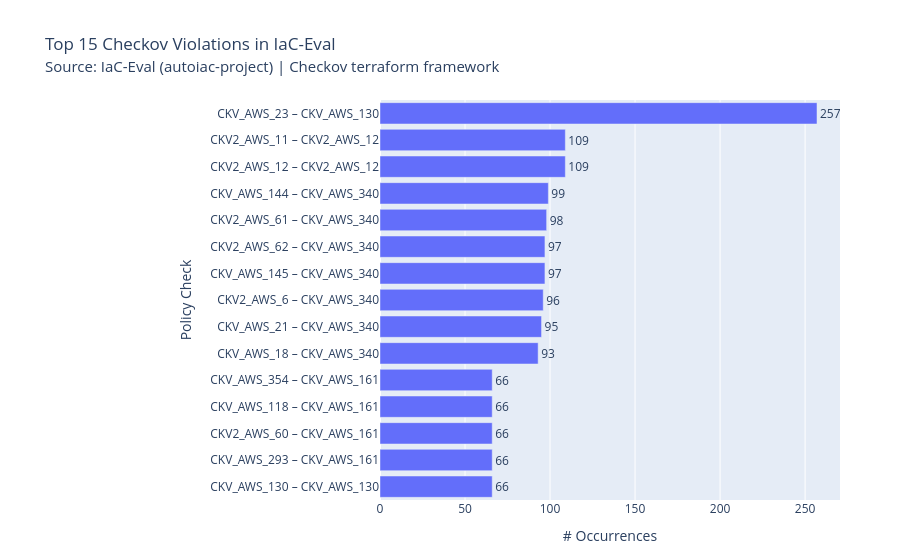
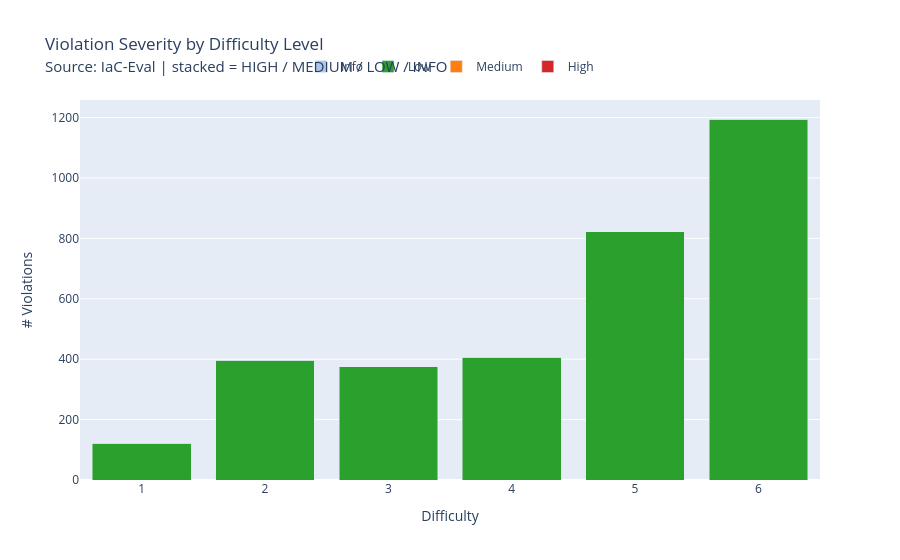
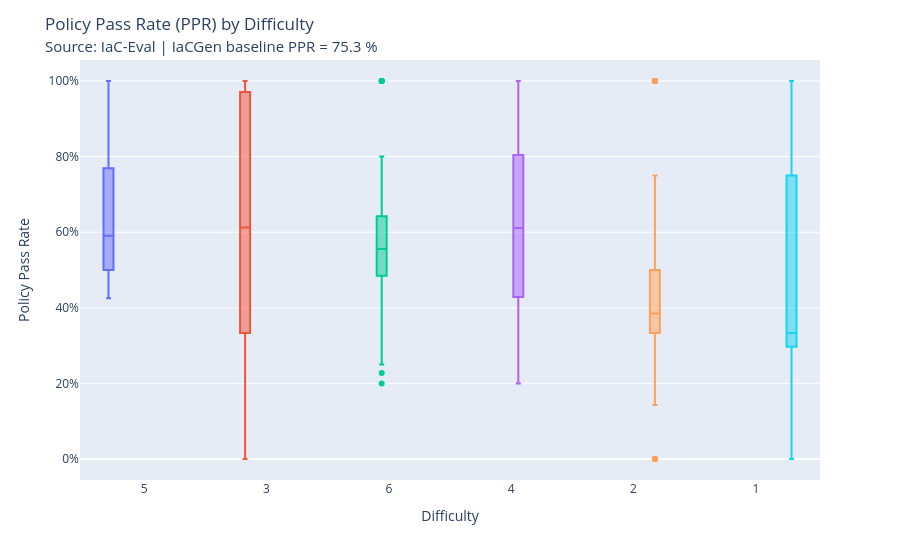
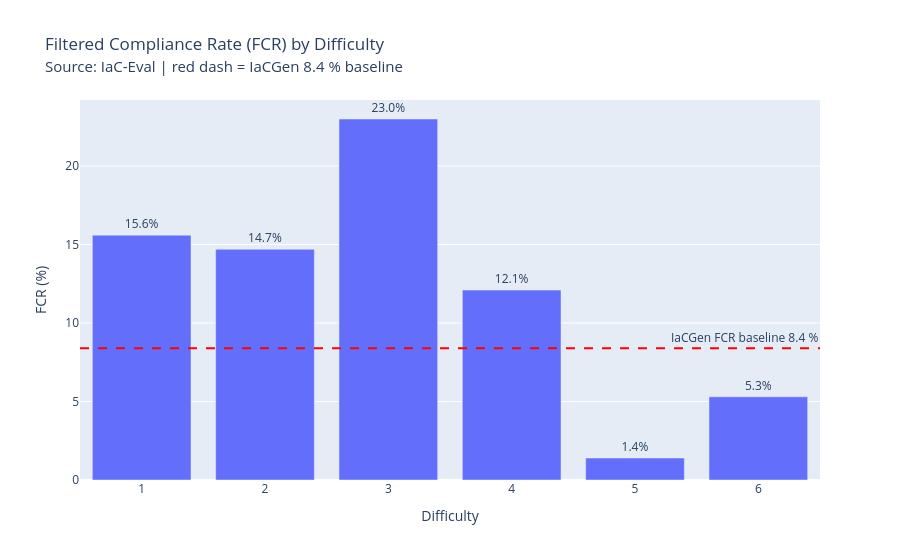

The code cell stored with these charts, in order, in its notebook:
### Code cell
import json as _json

# ── 1. Top 15 Vulnerabilities (horizontal bar) ────────────────────────────────
top15 = top_violations.head(15).sort_values('count')
label = top15['check_id'] + ' – ' + top15['check_name'].fillna('')
label = label.str[:55]   # truncate long names

fig1 = go.Figure(go.Bar(
    x=top15['count'], y=label, orientation='h',
    text=top15['count'], textposition='outside',
))
fig1.update_layout(
    title=dict(text=(
        'Top 15 Checkov Violations in IaC-Eval<br>'
        "<span style='font-size:15px;font-weight:normal;'>"
        "Source: IaC-Eval (autoiac-project) | Checkov terraform framework"
        "</span>"
    )),
    xaxis_title='# Occurrences',
    yaxis_title='Policy Check',
    margin=dict(l=380, r=60, t=100, b=60),
    height=600,
)
fig1.update_traces(cliponaxis=False)
fig1.show()
fig1.write_image(str(OUTPUT_DIR / 'top15_violations.png'))
with open(str(OUTPUT_DIR / 'top15_violations.png.meta.json'), 'w') as f:
    _json.dump({'caption': 'Top 15 Checkov policy violations across IaC-Eval templates',
                'description': 'Horizontal bar chart counting each failed Checkov check'}, f)

# ── 2. Severity breakdown (stacked bar by difficulty) ─────────────────────────
sev_cols   = ['severity_high', 'severity_medium', 'severity_low', 'severity_info']
sev_labels = ['High', 'Medium', 'Low', 'Info']
sev_colors = ['#d62728', '#ff7f0e', '#2ca02c', '#aec7e8']

sev_by_diff = df.groupby(_DIFF_COL)[sev_cols].sum().reset_index()

fig2 = go.Figure()
for col, label2, color in zip(sev_cols, sev_labels, sev_colors):
    fig2.add_bar(
        x=sev_by_diff[_DIFF_COL].astype(str),
        y=sev_by_diff[col],
        name=label2,
        marker_color=color,
    )
fig2.update_layout(
    barmode='stack',
    title=dict(text=(
        'Violation Severity by Difficulty Level<br>'
        "<span style='font-size:15px;font-weight:normal;'>"
        "Source: IaC-Eval | stacked = HIGH / MEDIUM / LOW / INFO"
        "</span>"
    )),
    xaxis_title='Difficulty',
    yaxis_title='# Violations',
    legend=dict(orientation='h', yanchor='bottom', y=1.05, xanchor='center', x=0.5),
)
fig2.show()
fig2.write_image(str(OUTPUT_DIR / 'severity_by_difficulty.png'))
with open(str(OUTPUT_DIR / 'severity_by_difficulty.png.meta.json'), 'w') as f:
    _json.dump({'caption': 'Violation severity distribution by DPIaC-Eval difficulty',
                'description': 'Stacked bar chart with HIGH/MEDIUM/LOW/INFO per difficulty level'}, f)

# ── 3. Policy Pass Rate distribution (box plot by difficulty) ─────────────────
fig3 = px.box(
    df.dropna(subset=['policy_pass_rate']),
    x=df.dropna(subset=['policy_pass_rate'])[_DIFF_COL].astype(str),
    y='policy_pass_rate',
    color=df.dropna(subset=['policy_pass_rate'])[_DIFF_COL].astype(str),
    points='outliers',
    category_orders={_DIFF_COL: [str(i) for i in range(1, 6)]},
)
fig3.update_layout(
    title=dict(text=(
        'Policy Pass Rate (PPR) by Difficulty<br>'
        "<span style='font-size:15px;font-weight:normal;'>"
        "Source: IaC-Eval | IaCGen baseline PPR = 75.3 %"
        "</span>"
    )),
    xaxis_title='Difficulty',
    yaxis_title='Policy Pass Rate',
    showlegend=False,
)
fig3.update_yaxes(tickformat='.0%')
fig3.show()
fig3.write_image(str(OUTPUT_DIR / 'ppr_by_difficulty.png'))
with open(str(OUTPUT_DIR / 'ppr_by_difficulty.png.meta.json'), 'w') as f:
    _json.dump({'caption': 'Policy pass rate spread per difficulty level',
                'description': 'Box plot of PPR showing IQR + outliers by difficulty'}, f)

# ── 4. Filtered Compliance Rate (FCR) per difficulty (bar) ────────────────────
fcr = (
    df.groupby(_DIFF_COL)['filtered_compliance']
    .mean()
    .reset_index()
    .rename(columns={'filtered_compliance': 'fcr'})
)
fcr['fcr_pct'] = (fcr['fcr'] * 100).round(1)

fig4 = go.Figure(go.Bar(
    x=fcr[_DIFF_COL].astype(str),
    y=fcr['fcr_pct'],
    text=fcr['fcr_pct'].astype(str) + '%',
    textposition='outside',
))
fig4.add_hline(
    y=8.4, line_dash='dash', line_color='red',
    annotation_text='IaCGen FCR baseline 8.4 %',
    annotation_position='top right',
)
fig4.update_layout(
    title=dict(text=(
        'Filtered Compliance Rate (FCR) by Difficulty<br>'
        "<span style='font-size:15px;font-weight:normal;'>"
        "Source: IaC-Eval | red dash = IaCGen 8.4 % baseline"
        "</span>"
    )),
    xaxis_title='Difficulty',
    yaxis_title='FCR (%)',
)
fig4.update_traces(cliponaxis=False)
fig4.show()
fig4.write_image(str(OUTPUT_DIR / 'fcr_by_difficulty.png'))
with open(str(OUTPUT_DIR / 'fcr_by_difficulty.png.meta.json'), 'w') as f:
    _json.dump({'caption': 'Filtered compliance rate per difficulty vs IaCGen baseline',
                'description': 'Bar chart of FCR% by difficulty with IaCGen 8.4% reference line'}, f)

# ── 5. Top 10 violated check IDs by Resource type (heat map) ──────────────────
top10_ids = top_violations['check_id'].head(10).tolist()
heat_df   = all_violations[all_violations['check_id'].isin(top10_ids)]
heat_piv  = (
    heat_df.groupby([_RES_COL, 'check_id'])
    .size()
    .unstack(fill_value=0)
)
# Keep top 12 resource types by total violations
heat_piv = heat_piv.loc[heat_piv.sum(axis=1).nlargest(12).index]

fig5 = go.Figure(go.Heatmap(
    z=heat_piv.values,
    x=heat_piv.columns.tolist(),
    y=heat_piv.index.tolist(),
    colorscale='YlOrRd',
    text=heat_piv.values,
    texttemplate='%{text}',
))
fig5.show()
fig5.update_layout(
    title=dict(text=(
        'Violation Heatmap: Resource × Check ID<br>'
        "<span style='font-size:15px;font-weight:normal;'>"
        "Source: IaC-Eval | top-12 resource types, top-10 check IDs"
        "</span>"
    )),
    xaxis_title='Check ID',
    yaxis_title='Resource Type',
    margin=dict(l=200, r=40, t=100, b=120),
    height=600,
)
fig5.write_image(str(OUTPUT_DIR / 'violation_heatmap.png'))
with open(str(OUTPUT_DIR / 'violation_heatmap.png.meta.json'), 'w') as f:
    _json.dump({'caption': 'Heatmap of top-10 Checkov violations per AWS resource type',
                'description': 'Cell values = raw violation count; rows = resource, cols = check ID'}, f)

# ── 6. Compliance summary styled table ────────────────────────────────────────
tbl = summary_table.copy()
tbl[_DIFF_COL] = tbl[_DIFF_COL].map({
    1: 'L1 (<50 LoC)', 2: 'L2 (50–100)',
    3: 'L3 (100–150)', 4: 'L4 (150–200)', 5: 'L5 (>200)'
})

n = len(tbl)
fills = [['#1e2130' if i % 2 == 0 else '#272b3f' for i in range(n)]] * len(tbl.columns)
hdrs  = ['Difficulty', '#Scenarios', 'FCR %', 'PPR %',
         'Mean Violations', 'SWVS', '⬆ High', '⬆ Med', '⬆ Low']

fig6 = go.Figure(go.Table(
    columnwidth=[130, 80, 70, 70, 110, 80, 70, 70, 70],
    header=dict(
        values    =[f'<b>{h}</b>' for h in hdrs],
        fill_color='#0f1117', font=dict(color='white', size=12),
        align='center', height=36,
    ),
    cells=dict(
        values    =[tbl[c].tolist() for c in tbl.columns],
        fill_color=fills,
        font=dict(color='#e0e0e0', size=11),
        align=['left'] + ['center'] * (len(hdrs) - 1),
        height=32,
    ),
))
fig6.update_layout(
    title=dict(text=(
        'Security Compliance Summary by Difficulty<br>'
        "<span style='font-size:15px;font-weight:normal;'>"
        "Source: IaC-Eval | FCR=Filtered Compliance, PPR=Policy Pass Rate, SWVS=Severity-Weighted Score"
        "</span>"
    )),
    margin=dict(l=20, r=20, t=100, b=20), height=340,
)
fig6.show()
fig6.write_image(str(OUTPUT_DIR / 'compliance_summary_table.png'))
with open(str(OUTPUT_DIR / 'compliance_summary_table.png.meta.json'), 'w') as f:
    _json.dump({'caption': 'Checkov security compliance summary per difficulty level',
                'description': 'Table with FCR, PPR, mean violations, SWVS, and severity counts'}, f)

print('All 6 figures saved →', OUTPUT_DIR)

### Figure 1 — Plotly figure (JSON) as saved in the notebook; plotly's stock layout.template omitted (floating-point values rounded to 4 significant figures)
{"data": [{"cliponaxis": false, "orientation": "h", "text": [66.0, 66.0, 66.0, 66.0, 66.0, 93.0, 95.0, 96.0, 97.0, 97.0, 98.0, 99.0, 109.0, 109.0, 257.0], "textposition": "outside", "type": "bar", "x": [66, 66, 66, 66, 66, 93, 95, 96, 97, 97, 98, 99, 109, 109, 257], "y": ["CKV_AWS_130 – CKV_AWS_130", "CKV_AWS_293 – CKV_AWS_161", "CKV2_AWS_60 – CKV_AWS_161", "CKV_AWS_118 – CKV_AWS_161", "CKV_AWS_354 – CKV_AWS_161", "CKV_AWS_18 – CKV_AWS_340", "CKV_AWS_21 – CKV_AWS_340", "CKV2_AWS_6 – CKV_AWS_340", "CKV_AWS_145 – CKV_AWS_340", "CKV2_AWS_62 – CKV_AWS_340", "CKV2_AWS_61 – CKV_AWS_340", "CKV_AWS_144 – CKV_AWS_340", "CKV2_AWS_12 – CKV2_AWS_12", "CKV2_AWS_11 – CKV2_AWS_12", "CKV_AWS_23 – CKV_AWS_130"]}], "layout": {"autosize": true, "margin": {"b": 60, "l": 380, "r": 60, "t": 100}, "title": {"text": "Top 15 Checkov Violations in IaC-Eval<br><span style='font-size:15px;font-weight:normal;'>Source: IaC-Eval (autoiac-project) | Checkov terraform framework</span>"}, "xaxis": {"autorange": true, "range": [0, 270.5], "title": {"text": "# Occurrences"}, "type": "linear"}, "yaxis": {"autorange": true, "range": [-0.5, 14.5], "title": {"text": "Policy Check"}, "type": "category"}}}

### Figure 2 — Plotly figure (JSON) as saved in the notebook; plotly's stock layout.template omitted (floating-point values rounded to 4 significant figures)
{"data": [{"marker": {"color": "#d62728"}, "name": "High", "type": "bar", "x": ["1", "2", "3", "4", "5", "6"], "y": [0, 0, 0, 0, 0, 0]}, {"marker": {"color": "#ff7f0e"}, "name": "Medium", "type": "bar", "x": ["1", "2", "3", "4", "5", "6"], "y": [0, 0, 0, 0, 0, 0]}, {"marker": {"color": "#2ca02c"}, "name": "Low", "type": "bar", "x": ["1", "2", "3", "4", "5", "6"], "y": [121, 397, 375, 407, 821, 1195]}, {"marker": {"color": "#aec7e8"}, "name": "Info", "type": "bar", "x": ["1", "2", "3", "4", "5", "6"], "y": [0, 0, 0, 0, 0, 0]}], "layout": {"autosize": true, "barmode": "stack", "legend": {"orientation": "h", "x": 0.5, "xanchor": "center", "y": 1.05, "yanchor": "bottom"}, "title": {"text": "Violation Severity by Difficulty Level<br><span style='font-size:15px;font-weight:normal;'>Source: IaC-Eval | stacked = HIGH / MEDIUM / LOW / INFO</span>"}, "xaxis": {"autorange": true, "range": [-0.5, 5.5], "title": {"text": "Difficulty"}, "type": "category"}, "yaxis": {"autorange": true, "range": [0, 1258.0], "title": {"text": "# Violations"}, "type": "linear"}}}

### Figure 3 — Plotly figure (JSON) as saved in the notebook; plotly's stock layout.template omitted (floating-point values rounded to 4 significant figures)
{"data": [{"alignmentgroup": "True", "boxpoints": "outliers", "hovertemplate": "color=5<br>x=%{x}<br>policy_pass_rate=%{y}<extra></extra>", "legendgroup": "5", "marker": {"color": "#636efa"}, "name": "5", "notched": false, "offsetgroup": "5", "orientation": "v", "showlegend": true, "type": "box", "x": ["5", "5", "5", "5", "5", "5", "5", "5", "5", "5", "5", "5", "5", "5", "5", "5", "5", "5", "5", "5", "5", "5", "5", "5", "5", "5", "5", "5", "5", "5", "5", "5", "5", "5", "5", "5", "5", "5", "5", "5", "5", "5", "5", "5", "5", "5", "5", "5", "5", "5", "5", "5", "5", "5", "5", "5", "5", "5", "5", "5", "5", "5", "5", "5", "5", "5", "5", "5", "5", "5", "5", "5"], "x0": " ", "xaxis": "x", "y": [0.8235, 0.7778, 0.6364, 0.55, 0.4583, 0.875, 0.5714, 0.6316, 0.5, 0.5714, 0.5, 1.0, 0.5714, 0.9375, 0.6897, 0.6296, 0.6923, 0.8, 0.8, 0.65, 0.7, 0.8286, 0.6316, 0.4333, 0.5556, 0.425, 0.85, 0.5556, 0.425, 0.5909, 0.5909, 0.5909, 0.5909, 0.4286, 0.7692, 0.7692, 0.7692, 0.7692, 0.8148, 0.8148, 0.8148, 0.8148, 0.8148, 0.8148, 0.4516, 0.4516, 0.5, 0.5, 0.5, 0.4848, 0.4848, 0.5455, 0.5455, 0.5455, 0.5455, 0.5, 0.5957, 0.4727, 0.5957, 0.5625, 0.5, 0.5, 0.5, 0.5, 0.5, 0.5714, 0.5, 0.5, 0.7143, 0.7143, 0.7143, 0.7143], "y0": " ", "yaxis": "y"}, {"alignmentgroup": "True", "boxpoints": "outliers", "hovertemplate": "color=3<br>x=%{x}<br>policy_pass_rate=%{y}<extra></extra>", "legendgroup": "3", "marker": {"color": "#EF553B"}, "name": "3", "notched": false, "offsetgroup": "3", "orientation": "v", "showlegend": true, "type": "box", "x": ["3", "3", "3", "3", "3", "3", "3", "3", "3", "3", "3", "3", "3", "3", "3", "3", "3", "3", "3", "3", "3", "3", "3", "3", "3", "3", "3", "3", "3", "3", "3", "3", "3", "3", "3", "3", "3", "3", "3", "3", "3", "3", "3", "3", "3", "3", "3", "3", "3", "3", "3", "3", "3", "3", "3", "3", "3", "3", "3", "3", "3", "3", "3", "3", "3", "3", "3", "3", "3", "3", "3", "3", "3", "3", "3", "3", "3", "3", "3", "3", "3", "3", "3", "3", "3", "3", "3", "3", "3", "3", "3", "3", "3", "3", "3", "3", "3", "3", "3", "3", "3", "3", "3", "3"], "x0": " ", "xaxis": "x", "y": [0.1429, 0.4444, 1.0, 1.0, 1.0, 1.0, 1.0, 0.6897, 0.6897, 1.0, 1.0, 0.1667, 1.0, 0.2, 0.25, 1.0, 1.0, 0.5, 0.5294, 0.7083, 0.5, 0.5862, 0.375, 0.6, 0.6, 0.3333, 0.7727, 0.7391, 0.7727, 0.7727, 0.7727, 0.0, 0.0, 0.4, 0.7143, 0.5, 0.8421, 0.9412, 0.7727, 0.7727, 1.0, 0.8824, 0.8824, 0.7727, 0.375, 0.6667, 0.1538, 0.1667, 0.1667, 0.1667, 0.3125, 0.3125, 0.5, 0.5, 0.75, 0.0, 0.6667, 0.5, 0.625, 0.2, 0.5, 0.1111, 0.3, 0.3, 0.6667, 1.0, 0.3636, 0.3636, 0.3571, 0.3571, 1.0, 1.0, 1.0, 1.0, 1.0, 0.9167, 0.9167, 1.0, 1.0, 1.0, 0.8462, 0.3333, 0.6, 0.6, 0.6, 0.3333, 0.3333, 0.3333, 0.3333, 1.0, 1.0, 1.0, 0.3333, 0.3333, 0.3333, 0.3333, 1.0, 1.0, 0.2, 0.2, 0.2, 1.0, 0.625, 0.625], "y0": " ", "yaxis": "y"}, {"alignmentgroup": "True", "boxpoints": "outliers", "hovertemplate": "color=6<br>x=%{x}<br>policy_pass_rate=%{y}<extra></extra>", "legendgroup": "6", "marker": {"color": "#00cc96"}, "name": "6", "notched": false, "offsetgroup": "6", "orientation": "v", "showlegend": true, "type": "box", "x": ["6", "6", "6", "6", "6", "6", "6", "6", "6", "6", "6", "6", "6", "6", "6", "6", "6", "6", "6", "6", "6", "6", "6", "6", "6", "6", "6", "6", "6", "6", "6", "6", "6", "6", "6", "6", "6", "6", "6", "6", "6", "6", "6", "6", "6", "6", "6", "6", "6", "6", "6", "6", "6", "6", "6", "6", "6", "6", "6", "6", "6", "6", "6", "6", "6", "6", "6", "6", "6", "6", "6", "6", "6", "6", "6"], "x0": " ", "xaxis": "x", "y": [0.3333, 0.2857, 0.5652, 0.5, 0.4583, 0.4595, 0.4545, 0.4054, 0.4815, 0.5455, 0.5745, 0.551, 0.45, 0.4231, 1.0, 1.0, 1.0, 1.0, 0.6429, 0.625, 0.8, 0.6667, 0.6667, 0.75, 0.7556, 0.5333, 0.5333, 0.6, 0.6, 0.6, 0.5714, 0.5349, 0.6667, 0.6207, 0.7222, 0.6406, 0.6047, 0.6341, 0.7857, 0.7857, 0.7857, 0.7857, 0.4808, 0.4808, 0.4808, 0.4808, 0.4516, 0.52, 0.5094, 0.5094, 0.5094, 0.4848, 0.4848, 0.4848, 0.5, 0.5556, 0.5556, 0.5556, 0.5556, 0.5556, 0.5556, 0.5556, 0.5556, 0.6279, 0.6279, 0.6279, 0.6279, 0.6279, 0.3333, 0.2273, 0.25, 0.2, 0.7143, 0.7143, 0.7143], "y0": " ", "yaxis": "y"}, {"alignmentgroup": "True", "boxpoints": "outliers", "hovertemplate": "color=4<br>x=%{x}<br>policy_pass_rate=%{y}<extra></extra>", "legendgroup": "4", "marker": {"color": "#ab63fa"}, "name": "4", "notched": false, "offsetgroup": "4", "orientation": "v", "showlegend": true, "type": "box", "x": ["4", "4", "4", "4", "4", "4", "4", "4", "4", "4", "4", "4", "4", "4", "4", "4", "4", "4", "4", "4", "4", "4", "4", "4", "4", "4", "4", "4", "4", "4", "4", "4", "4", "4", "4", "4", "4", "4", "4", "4", "4", "4", "4", "4", "4", "4", "4", "4", "4", "4", "4", "4", "4", "4", "4", "4", "4", "4"], "x0": " ", "xaxis": "x", "y": [0.2955, 0.7778, 0.7778, 0.9474, 0.9474, 0.9474, 1.0, 1.0, 1.0, 1.0, 1.0, 1.0, 0.5, 0.5714, 0.5714, 0.8, 0.2, 0.2, 0.5882, 0.5789, 0.5882, 0.75, 0.6667, 0.7931, 0.6667, 0.6111, 0.6111, 0.65, 0.5882, 0.4118, 0.4242, 0.3571, 0.2857, 0.7778, 0.7714, 0.8148, 0.8148, 0.5, 0.85, 0.85, 0.4118, 0.4242, 0.5, 0.3333, 0.4286, 0.4286, 0.4167, 0.4167, 0.8043, 0.8043, 0.8043, 0.8043, 0.4138, 0.4762, 0.4762, 0.4762, 1.0, 0.3333], "y0": " ", "yaxis": "y"}, {"alignmentgroup": "True", "boxpoints": "outliers", "hovertemplate": "color=2<br>x=%{x}<br>policy_pass_rate=%{y}<extra></extra>", "legendgroup": "2", "marker": {"color": "#FFA15A"}, "name": "2", "notched": false, "offsetgroup": "2", "orientation": "v", "showlegend": true, "type": "box", "x": ["2", "2", "2", "2", "2", "2", "2", "2", "2", "2", "2", "2", "2", "2", "2", "2", "2", "2", "2", "2", "2", "2", "2", "2", "2", "2", "2", "2", "2", "2", "2", "2", "2", "2", "2", "2", "2", "2", "2", "2", "2", "2", "2", "2", "2", "2", "2", "2", "2", "2", "2", "2", "2", "2", "2", "2", "2", "2", "2", "2", "2", "2", "2", "2", "2", "2", "2", "2", "2", "2", "2", "2", "2", "2", "2", "2", "2", "2", "2", "2"], "x0": " ", "xaxis": "x", "y": [0.25, 0.3333, 0.3333, 0.3333, 1.0, 1.0, 0.3333, 0.5, 0.3333, 0.25, 0.3846, 0.4167, 0.4167, 0.4167, 0.4167, 0.4167, 0.5625, 0.5, 0.5, 0.3846, 1.0, 1.0, 0.5, 0.3333, 0.3333, 0.3333, 0.4, 1.0, 1.0, 1.0, 0.0, 1.0, 0.75, 0.5, 0.3333, 0.5, 0.0, 0.0, 0.5, 0.0, 0.5, 0.1429, 0.5, 0.3636, 0.4667, 0.3636, 0.3636, 0.3636, 0.4167, 0.3333, 0.3636, 0.3636, 0.3333, 0.4667, 0.3636, 0.3636, 0.3636, 0.3636, 0.6, 0.3636, 0.3636, 0.3636, 0.4545, 0.3636, 0.4545, 0.4545, 1.0, 1.0, 1.0, 1.0, 0.6667, 0.3571, 0.3333, 0.2963, 0.3077, 0.3529, 0.3571, 0.0, 1.0, 1.0], "y0": " ", "yaxis": "y"}, {"alignmentgroup": "True", "boxpoints": "outliers", "hovertemplate": "color=1<br>x=%{x}<br>policy_pass_rate=%{y}<extra></extra>", "legendgroup": "1", "marker": {"color": "#19d3f3"}, "name": "1", "notched": false, "offsetgroup": "1", "orientation": "v", "showlegend": true, "type": "box", "x": ["1", "1", "1", "1", "1", "1", "1", "1", "1", "1", "1", "1", "1", "1", "1", "1", "1", "1", "1", "1", "1", "1", "1", "1", "1", "1", "1", "1"], "x0": " ", "xaxis": "x", "y": [1.0, 1.0, 0.3333, 0.5, 0.3333, 0.3333, 0.3333, 0.0, 0.0, 0.5, 0.3636, 0.3636, 1.0, 1.0, 1.0, 1.0, 1.0, 0.3077, 0.2667, 0.2667, 0.2857, 0.3077, 0.3077, 0.3077, 0.3077, 0.3077, 0.0, 0.0], "y0": " ", "yaxis": "y"}], "layout": {"autosize": true, "boxmode": "group", "legend": {"title": {"text": "color"}, "tracegroupgap": 0}, "margin": {"t": 60}, "showlegend": false, "title": {"text": "Policy Pass Rate (PPR) by Difficulty<br><span style='font-size:15px;font-weight:normal;'>Source: IaC-Eval | IaCGen baseline PPR = 75.3 %</span>"}, "xaxis": {"anchor": "y", "autorange": true, "domain": [0, 1], "range": [-0.5189, 5.519], "title": {"text": "Difficulty"}, "type": "category"}, "yaxis": {"anchor": "x", "autorange": true, "domain": [0, 1], "range": [-0.05556, 1.056], "tickformat": ".0%", "title": {"text": "Policy Pass Rate"}, "type": "linear"}}}

### Figure 4 — Plotly figure (JSON) as saved in the notebook; plotly's stock layout.template omitted (floating-point values rounded to 4 significant figures)
{"data": [{"cliponaxis": false, "text": ["15.6%", "14.7%", "23.0%", "12.1%", "1.4%", "5.3%"], "textposition": "outside", "type": "bar", "x": ["1", "2", "3", "4", "5", "6"], "y": [15.6, 14.7, 23.0, 12.1, 1.4, 5.3]}], "layout": {"annotations": [{"showarrow": false, "text": "IaCGen FCR baseline 8.4 %", "x": 1, "xanchor": "right", "xref": "x domain", "y": 8.4, "yanchor": "bottom", "yref": "y"}], "autosize": true, "shapes": [{"line": {"color": "red", "dash": "dash"}, "type": "line", "x0": 0, "x1": 1, "xref": "x domain", "y0": 8.4, "y1": 8.4, "yref": "y"}], "title": {"text": "Filtered Compliance Rate (FCR) by Difficulty<br><span style='font-size:15px;font-weight:normal;'>Source: IaC-Eval | red dash = IaCGen 8.4 % baseline</span>"}, "xaxis": {"autorange": true, "range": [-0.5, 5.5], "title": {"text": "Difficulty"}, "type": "category"}, "yaxis": {"autorange": true, "range": [0, 27.17], "title": {"text": "FCR (%)"}, "type": "linear"}}}
